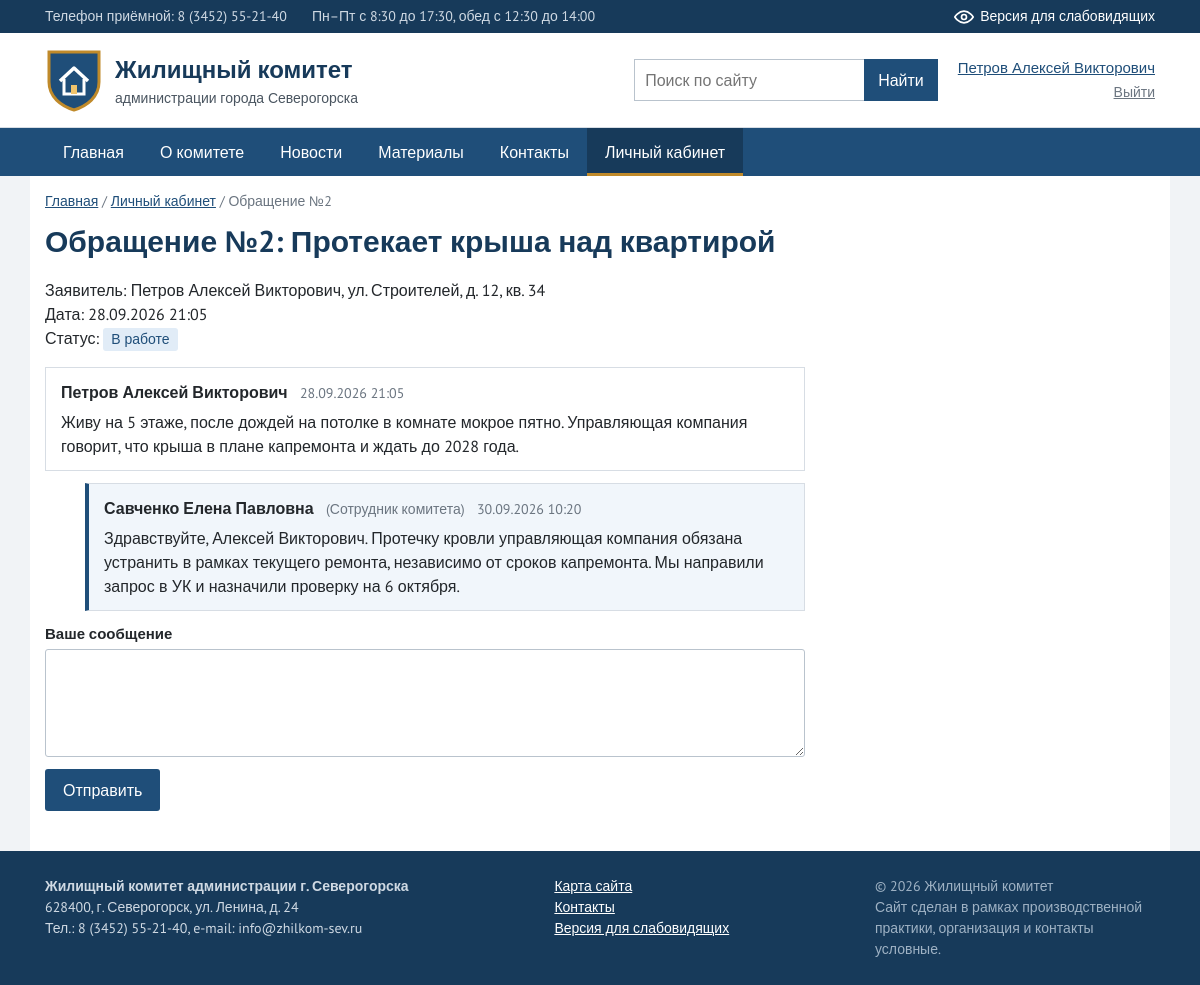
/appeal/2 (signed in), run on the app's committed database.
### models.py (models this page shows, shortened)
class User(db.Model):
    __tablename__ = 'users'
    id = db.Column(db.Integer, primary_key=True)
    login = db.Column(db.String(50), unique=True, nullable=False)
    password_hash = db.Column(db.String(255), nullable=False)
    fio = db.Column(db.String(150), nullable=False)
    email = db.Column(db.String(120))
    phone = db.Column(db.String(30))
    address = db.Column(db.String(200))
    role = db.Column(db.String(20), default='resident')
    active = db.Column(db.Boolean, default=True)
    created_at = db.Column(db.DateTime, default=datetime.now)
    @property
    def role_name(self):
        return ROLES.get(self.role, self.role)
    @property
    def is_staff(self):
        return self.role in ('admin', 'employee')

class Appeal(db.Model):
    __tablename__ = 'appeals'
    id = db.Column(db.Integer, primary_key=True)
    user_id = db.Column(db.Integer, db.ForeignKey('users.id'), nullable=False)
    topic = db.Column(db.String(200), nullable=False)
    status = db.Column(db.String(20), default='new')
    created_at = db.Column(db.DateTime, default=datetime.now)
    user = db.relationship('User', backref='appeals')
    messages = db.relationship('AppealMessage', backref='appeal',
                               order_by='AppealMessage.created_at',
                               cascade='all, delete-orphan')
    @property
    def status_name(self):
        return STATUSES.get(self.status, self.status)

class AppealMessage(db.Model):
    __tablename__ = 'appeal_messages'
    id = db.Column(db.Integer, primary_key=True)
    appeal_id = db.Column(db.Integer, db.ForeignKey('appeals.id'), nullable=False)
    user_id = db.Column(db.Integer, db.ForeignKey('users.id'), nullable=False)
    text = db.Column(db.Text, nullable=False)
    created_at = db.Column(db.DateTime, default=datetime.now)
    author = db.relationship('User')

### app.py (the view, shortened to what this page needs)
@app.route('/appeal/<int:appeal_id>', methods=['GET', 'POST'])
@login_required
def appeal(appeal_id):
    user = get_user()
    item = db.get_or_404(Appeal, appeal_id)
    if item.user_id != user.id and not user.is_staff:
        abort(403)
    return render_template('appeal.html', item=item)

### app.py (called while the page is built)
def get_user():
    if 'user' not in g:
        g.user = None
        if session.get('user_id'):
            g.user = db.session.get(User, session['user_id'])
    return g.user

def login_required(f):
    @wraps(f)
    def wrapper(*args, **kwargs):
        if get_user() is None:
            flash('Чтобы открыть эту страницу, войдите на сайт', 'error')
            return redirect(url_for('login', next=request.path))
        return f(*args, **kwargs)
    return wrapper

@app.context_processor
def inject_globals():
    return {
        'current_user': get_user(),
        'menu_categories': Category.query.order_by(Category.id).all(),
        'vision': session.get('vision', False),
        'v': session.get('v', VISION_DEFAULT),
        'roles': ROLES,
        'statuses': STATUSES,
        'year': datetime.now().year,
    }

### templates/appeal.html (shortened to what this page needs)
{% extends 'base.html' %}
{% block breadcrumbs %}
<div class="crumbs">
    <a href="{{ url_for('index') }}">Главная</a> /
    {% if current_user.is_staff %}
    <a href="{{ url_for('panel') }}">Панель управления</a> /
    {% else %}
    <a href="{{ url_for('cabinet') }}">Личный кабинет</a> /
    {% endif %}
    Обращение №{{ item.id }}
</div>
{% endblock %}
{% block content %}
<h1 class="page-title">Обращение №{{ item.id }}: {{ item.topic }}</h1>
<p>
    Заявитель: {{ item.user.fio }}{% if item.user.address %}, {{ item.user.address }}{% endif %}<br>
    Дата: {{ item.created_at.strftime('%d.%m.%Y %H:%M') }}<br>
    Статус: <span class="status st-{{ item.status }}">{{ item.status_name }}</span>
</p>
<div class="chat">
    {% for m in item.messages %}
    <div class="msg {{ 'msg-staff' if m.author.is_staff else 'msg-user' }}">
        <div class="msg-head">
            <b>{{ m.author.fio }}</b>
            {% if m.author.is_staff %}<span class="muted">({{ m.author.role_name }})</span>{% endif %}
            <span class="muted">{{ m.created_at.strftime('%d.%m.%Y %H:%M') }}</span>
        </div>
        <div class="msg-text">{{ m.text }}</div>
    </div>
    {% endfor %}
</div>
{% if item.status != 'closed' or current_user.is_staff %}
<form method="post" class="form reply-form">
    <label>{{ 'Ответ заявителю' if current_user.is_staff else 'Ваше сообщение' }}
        <textarea name="text" rows="4"></textarea>
    </label>
    <button type="submit" class="btn">Отправить</button>
</form>
{% else %}
<p class="muted">Обращение закрыто. Если вопрос остался, создайте новое обращение в личном кабинете.</p>
{% endif %}
{% endblock %}

### templates/base.html (shortened to what this page needs)
<!DOCTYPE html>
<html lang="ru">
<head>
    <link rel="stylesheet" href="{{ url_for('static', filename='css/style.css') }}">
</head>
{% set ep = request.endpoint %}
<body class="{% if vision %}vision size-{{ v.size }} scheme-{{ v.scheme }} img-{{ v.img }} space-{{ v.space }}{% endif %}">
<div class="topbar">
    <div class="container topbar-inner">
        <span>Телефон приёмной: 8 (3452) 55-21-40</span>
        <span>Пн–Пт с 8:30 до 17:30, обед с 12:30 до 14:00</span>
        {% if not vision %}
        <a href="{{ url_for('vision_on') }}" class="eye-link">
            <img src="{{ url_for('static', filename='img/eye.svg') }}" alt="" width="20" height="20">
            Версия для слабовидящих
        </a>
        {% endif %}
    </div>
</div>
<header class="header">
    <div class="container header-inner">
        <a href="{{ url_for('index') }}" class="logo">
            <img src="{{ url_for('static', filename='img/logo.svg') }}" alt="Логотип комитета" width="58" height="64">
            <span class="logo-text">
                <b>Жилищный комитет</b>
                администрации города Северогорска
            </span>
        </a>
        <form class="header-search" action="{{ url_for('search') }}" method="get">
            <input type="text" name="q" placeholder="Поиск по сайту" value="{{ q if q else '' }}" aria-label="Поиск по сайту">
            <button type="submit">Найти</button>
        </form>
        <div class="header-user">
            {% if current_user %}
                <a href="{{ url_for('cabinet') }}">{{ current_user.fio }}</a>
                <a href="{{ url_for('logout') }}" class="small-link">Выйти</a>
            {% else %}
                <a href="{{ url_for('login') }}" class="btn btn-small">Войти</a>
                <a href="{{ url_for('register') }}" class="small-link">Регистрация</a>
            {% endif %}
        </div>
    </div>
</header>
<nav class="menu">
    <div class="container">
        <ul class="menu-list" id="menuList">
            <li><a href="{{ url_for('index') }}" class="{{ 'active' if ep == 'index' }}">Главная</a></li>
            <li><a href="{{ url_for('about') }}" class="{{ 'active' if ep == 'about' }}">О комитете</a></li>
            <li><a href="{{ url_for('news_list') }}" class="{{ 'active' if ep in ('news_list', 'news_item') }}">Новости</a></li>
            <li class="has-sub">
                <a href="{{ url_for('materials') }}" class="{{ 'active' if ep in ('materials', 'category', 'article') }}">Материалы</a>
            </li>
            <li><a href="{{ url_for('contacts') }}" class="{{ 'active' if ep == 'contacts' }}">Контакты</a></li>
            {% if current_user %}
            <li><a href="{{ url_for('cabinet') }}" class="{{ 'active' if ep in ('cabinet', 'appeal') }}">Личный кабинет</a></li>
            {% endif %}
        </ul>
    </div>
</nav>
<main class="container main">
    {% block breadcrumbs %}{% endblock %}
    {% block content %}{% endblock %}
</main>
<footer class="footer">
    <div class="container footer-inner">
        <div>
            <b>Жилищный комитет администрации г. Северогорска</b><br>
            628400, г. Северогорск, ул. Ленина, д. 24<br>
            Тел.: 8 (3452) 55-21-40, e-mail: info@zhilkom-sev.ru
        </div>
        <div>
            <a href="{{ url_for('sitemap') }}">Карта сайта</a><br>
            <a href="{{ url_for('contacts') }}">Контакты</a><br>
            {% if vision %}
            <a href="{{ url_for('vision_off') }}">Обычная версия сайта</a>
            {% else %}
            <a href="{{ url_for('vision_on') }}">Версия для слабовидящих</a>
            {% endif %}
        </div>
        <div class="footer-note">
            © {{ year }} Жилищный комитет<br>
            Сайт сделан в рамках производственной практики,
            организация и контакты условные.
        </div>
    </div>
</footer>
</body>
</html>

### static/css/style.css (style rules this page uses)
* { box-sizing: border-box; }
body { margin: 0; font-family: 'PT Sans', Arial, sans-serif; font-size: 16px; line-height: 1.5; color: #23272b; background: #f1f3f6; }
a { color: #1f4e79; }
img { max-width: 100%; }
h1, h2, h3 { line-height: 1.25; color: #173a5a; }
.container { max-width: 1140px; margin: 0 auto; padding: 0 15px; }
.muted { color: #6b7580; font-size: 14px; }
.topbar { background: #173a5a; color: #cfd9e3; font-size: 14px; }
.topbar-inner { display: flex; gap: 25px; align-items: center; padding: 6px 15px; }
.eye-link { margin-left: auto; color: #fff; text-decoration: none; display: flex; align-items: center; gap: 6px; }
.header { background: #fff; border-bottom: 1px solid #d7dde4; }
.header-inner { display: flex; align-items: center; gap: 20px; padding: 15px; }
.logo { display: flex; align-items: center; gap: 12px; text-decoration: none; color: #4a5560; font-size: 14px; }
.logo-text b { display: block; font-size: 24px; color: #173a5a; }
.header-search { margin-left: auto; display: flex; }
.header-search input { width: 230px; padding: 8px 10px; border: 1px solid #b9c3cd; border-right: none; font: inherit; }
.header-search button { padding: 8px 14px; border: none; background: #1f4e79; color: #fff; font: inherit; cursor: pointer; }
.header-user { display: flex; flex-direction: column; align-items: flex-end; gap: 3px; font-size: 15px; }
.small-link { font-size: 14px; color: #6b7580; }
.menu { background: #1f4e79; }
.menu-list { list-style: none; margin: 0; padding: 0; display: flex; flex-wrap: wrap; }
.menu-list > li { position: relative; }
.menu-list a { display: block; padding: 12px 18px; color: #fff; text-decoration: none; }
.menu-list > li > a:hover, .menu-list > li > a.active { background: #173a5a; color: #fff; box-shadow: inset 0 -3px 0 #c08a2a; }
.main { background: #fff; padding-top: 15px; padding-bottom: 40px; min-height: 60vh; }
.crumbs { font-size: 14px; color: #6b7580; margin-bottom: 10px; }
.page-title { font-size: 30px; margin: 10px 0 18px; }
.btn { display: inline-block; padding: 9px 18px; background: #1f4e79; color: #fff; border: none; border-radius: 3px; text-decoration: none; font: inherit; cursor: pointer; }
.form label { display: block; margin-bottom: 12px; font-weight: bold; font-size: 15px; }
.form input[type=text], .form input[type=email], .form input[type=password], .form input[type=date], .form textarea, .form select { display: block; width: 100%; margin-top: 4px; padding: 8px 10px; border: 1px solid #b9c3cd; border-radius: 3px; font: inherit; font-weight: normal; }
.form textarea { resize: vertical; }
.status { display: inline-block; padding: 1px 8px; font-size: 14px; border-radius: 3px; }
.st-work { background: #e1ecf7; color: #1f4e79; }
.chat { max-width: 760px; }
.msg { padding: 12px 15px; margin-bottom: 12px; border: 1px solid #d7dde4; }
.msg-staff { background: #f1f6fb; margin-left: 40px; border-left: 4px solid #1f4e79; }
.msg-head { margin-bottom: 6px; }
.msg-head .muted { margin-left: 8px; }
.msg-text { white-space: pre-line; }
.reply-form { max-width: 760px; }
.footer { background: #173a5a; color: #cfd9e3; font-size: 14px; }
.footer a { color: #fff; }
.footer-inner { display: flex; justify-content: space-between; gap: 30px; padding: 25px 15px; }
.footer-note { max-width: 280px; color: #9fb2c4; }

### data on the page
User: fio "Петров Алексей Викторович", user.fio "Петров Алексей Викторович", user.address "ул. Строителей, д. 12, кв. 34", role "Ваше сообщение"
Appeal: id "2", topic "Протекает крыша над квартирой", created_at "28.09.2026 21:05", status_name "В работе"
AppealMessage: author.fio "Петров Алексей Викторович", created_at "28.09.2026 21:05", text "Живу на 5 этаже, после дождей на потолке в комнате мокрое пятно. Управляющая компания говорит, что крыша в плане капремонта и ждать до 2028 года."
AppealMessage: author.fio "Савченко Елена Павловна", author.role_name "Сотрудник комитета", created_at "30.09.2026 10:20", text "Здравствуйте, Алексей Викторович. Протечку кровли управляющая компания обязана устранить в рамках текущего ремонта, независимо от сроков капремонта. Мы направили запрос в УК и назначили проверку на 6 октября."
